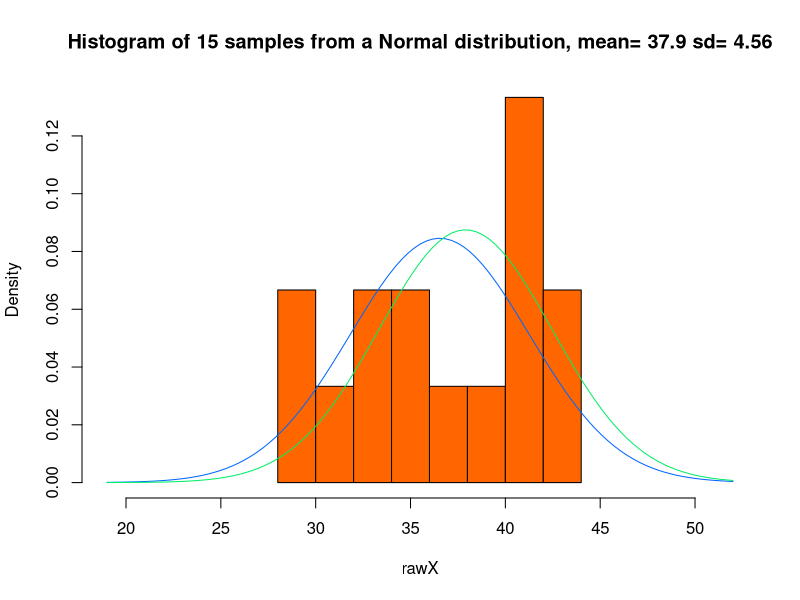

This figure's R source:
# Demonstrate how to use normal distribution in R
set.seed(579829)

# Population parameters
true_mean <- 37.9
true_sd <- 4.56

# Generate random samples from a normal distribution
nsamples <- 15
rawX <- rnorm(nsamples, mean = true_mean, sd=true_sd)

cat(sprintf("length: %d\n", length(rawX)))
cat(sprintf("mode: %s\n", mode(rawX)))
cat(sprintf("storage.mode: %s\n", storage.mode(rawX)))

odir_plot <- "plots"
opath <- file.path(odir_plot, 'hist_raw.pdf')
title=paste('Histogram of', nsamples,
            'samples from a Normal distribution, mean=',
            true_mean, 'sd=', true_sd)

myxlim=c(round(min(rawX)-10), round(max(rawX)+10))
pdf(opath, onefile=TRUE)
hist(rawX, main=title, freq=FALSE, xlim=myxlim, col='#FF6600')
curve(dnorm(x, mean=mean(rawX), sd=sd(rawX)), add=TRUE, col='#0066FF')
curve(dnorm(x, mean=true_mean, sd=true_sd), add=TRUE, col='#00EE66')
dev.off()
